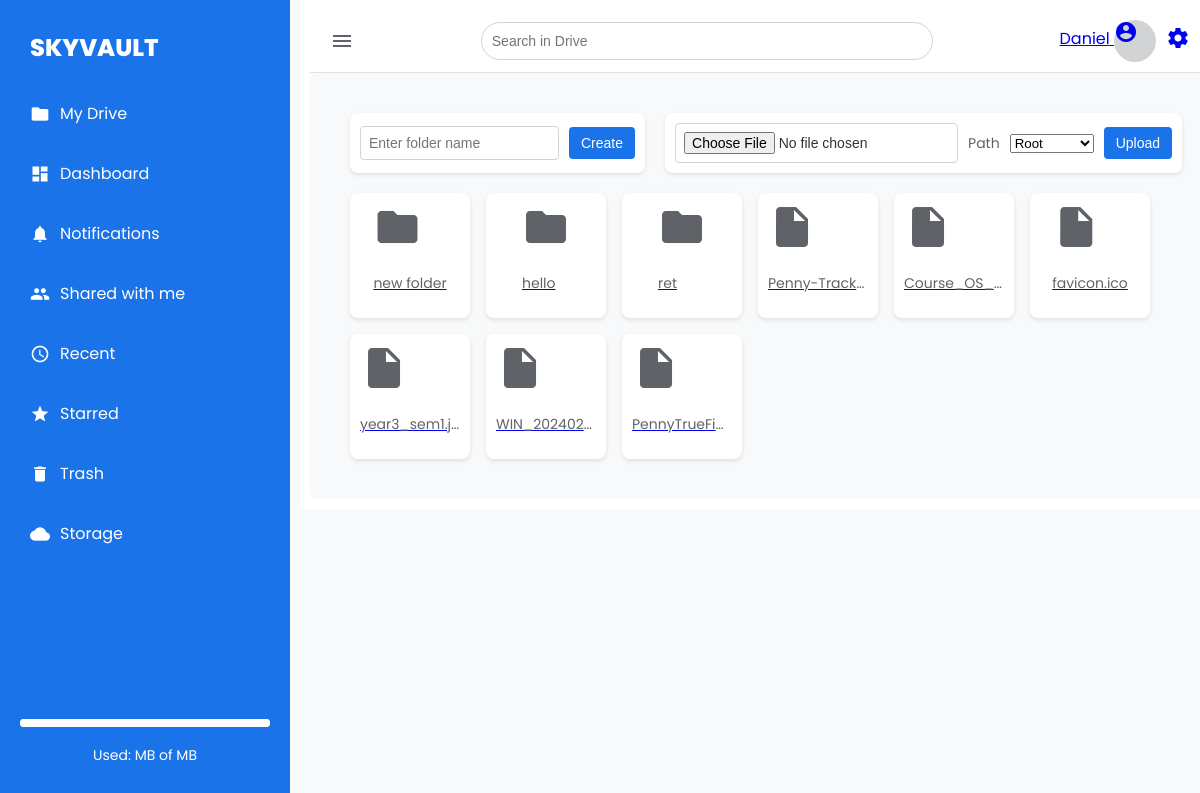
/vault/ (signed in), run on the app's committed database.
### vault/models.py (models this page shows, shortened)
class Folder(models.Model):
    user = models.ForeignKey(User, on_delete=models.CASCADE)
    name = models.CharField(max_length=255)
    trashed = models.BooleanField(default=False)
    parent_folder = models.ForeignKey('self', on_delete=models.CASCADE, blank=True, null=True, related_name='subfolders')
    created_at = models.DateTimeField(auto_now_add=True)

class File(models.Model):
    user = models.ForeignKey(User, on_delete=models.CASCADE)
    folder = models.ForeignKey(Folder, on_delete=models.CASCADE, blank=True, null=True, related_name='files')
    name = models.CharField(max_length=255)
    uploaded_file = models.FileField(upload_to='user_files/')
    size = models.PositiveIntegerField()  # Size in bytes
    trashed = models.BooleanField(default=False)
    shared_with = models.ManyToManyField(User, related_name='shared_files', blank=True)
    created_at = models.DateTimeField(auto_now_add=True)
    starred = models.BooleanField(default=False)

### vault/views.py (the view, shortened to what this page needs)
# urls.py: path("", views.vault_home, name="vault_home"),
@login_required
def vault_home(request):
    folders = Folder.objects.filter(user=request.user, parent_folder__isnull=True, trashed=False)
    files = File.objects.filter(user=request.user, folder__isnull=True, trashed=False)
    folder_form = FolderForm()
    file_form = FileUploadForm()
    return render(request, 'vault/vault.html', {
        'folders': folders,
        'files': files,
        'folder_form': folder_form,
        'file_form': file_form,
    })

### vault/forms.py
class FolderForm(forms.ModelForm):
    class Meta:
        model = Folder
        fields = ['name']

class FileUploadForm(forms.ModelForm):
    class Meta:
        model = File
        fields = ['uploaded_file']

### vault/templatetags/custom_filters.py (called while the page is built)
@register.filter
def endswith(value, arg):
    return value.lower().endswith(arg.split(','))

### templates/vault/vault.html (shortened to what this page needs)
{% extends 'base.html' %}
{% load static %}
{% load custom_filters %}
{% block content %}
<div class="drive-container">
    <div class="drive-header" data-folder-id="{{ folder.id|default_if_none:'' }}">
        <form method="post" action="{% url 'create_folder' %}" enctype="multipart/form-data">
            <input type="text" name="folder_name" id="folder_name" placeholder="Enter folder name" required>
            <button type="submit">Create</button>
        </form>
        <form method="post" action="{% url 'upload_file' %}" enctype="multipart/form-data">
            <input type="file" name="uploaded_file" id="uploaded-file" required>
            <label for="folder">Path</label>
            <select name="folder_id" id="folder">
                <option value="">Root</option>
            </select>
            <button type="submit">Upload</button>
        </form>
    </div>
    {% include "vault/_file_grid.html" with folders=folders files=files %}
</div>
{% endblock %}

### templates/base.html (shortened to what this page needs)
{% load static %}
<!DOCTYPE html>
<html lang="en">
<head>
    <link rel="stylesheet" href="{% static 'base.css' %}?=v2">
</head>
<body>
    <div class="sidebar" id="sidebar">
        <div class="logo">
            <span class="logo-text">SKYVAULT</span>
        </div>
        <ul>
            <li><a href="{% url 'vault_home' %}"><span class="material-icons">folder</span> My Drive</a></li>
            <li><a href="{% url 'dashboard' %}"><span class="material-icons">dashboard</span> Dashboard</a></li>
            <li><a href="{% url 'notification_list' %}"><span class="material-icons">notifications</span> Notifications</a></li>
            <li><a href="{% url 'shared_view' %}"><span class="material-icons">people</span> Shared with me</a></li>
            <li><a href="{% url 'recent_files' %}"><span class="material-icons">access_time</span> Recent</a></li>
            <li><a href="{% url 'starred_files' %}"><span class="material-icons">star</span> Starred</a></li>
            <li><a href="{% url 'trash_view' %}"><span class="material-icons">delete</span> Trash</a></li>
            <li><a href="{% url 'storage_info' %}"><span class="material-icons">cloud</span> Storage</a></li>
        </ul>
        <div class="storage-info">
            <progress value="{{ used_percentage }}" max="100"></progress>
            <p>Used: {{ total_storage|floatformat:2 }} MB of {{ max_storage }} MB</p>
        </div>
    </div>
    <div class="main-content">
        <div class="top-bar">
            <span class="material-icons hamburger" onclick="toggleSidebar()">menu</span>
            <input type="text" placeholder="Search in Drive" class="search-input">
            <div class="profile">
              <a href="{% url 'profile_view' %}">
                  <span>{{ user.username }}</span>
                  {% if user_profile.profile_picture %}
                      <img src="{{ user_profile.profile_picture.url }}" alt="Profile Picture" class="avatar">
                  {% else %}
                      <span class="material-icons avatar">account_circle</span>
                  {% endif %}
              </a>
              <a href="{% url 'update_profile_view' %}">
                  <span class="material-icons">settings</span>
              </a>
          </div>
        </div>
        <div class="content">
            {% block content %}{% endblock %}
        </div>
    </div>
</body>
</html>

### templates/vault/_file_grid.html
{% load custom_filters %}
<div class="file-grid">
  {% for folder in folders %}
  <div class="file-item" data-id="{{ folder.id }}" data-type="folder">
      <a href="{% url 'view_folder' folder.id %}">
          <span class="material-icons">folder</span>
          <p>{{ folder.name }}</p>
      </a>
  </div>
  {% endfor %}
  {% for file in files %}
  <div class="file-item" data-id="{{ file.id }}" data-type="file">
      <a href="{% url 'open_file' file.id %}">
          {% if file.uploaded_file.name|endswith:".jpg" or file.uploaded_file.name|endswith:".png" %}
              <img src="{{ file.uploaded_file.url }}" alt="{{ file.name }}" class="file-icon">
          {% else %}
              <span class="material-icons">insert_drive_file</span>
          {% endif %}
          <p>{{ file.name }}</p>
      </a>
  </div>
  {% endfor %}
</div>

### static/base.css (style rules this page uses)
body { font-family: 'Poppins', sans-serif; color: #333; margin: 0; display: flex; background-color: #F8F9FA; }
.sidebar { width: 250px; background-color: #1a73e8; color: #ffffff; padding: 20px; display: flex; flex-direction: column; position: fixed; top: 0; bottom: 0; transition: width 0.3s; }
.logo { display: flex; align-items: center; justify-content: left; margin: 10px; }
.logo-text { font-size: 24px; font-weight: 800; color: #ffffff; transition: font-size 0.4s; }
.sidebar ul { list-style: none; padding: 0; }
.sidebar ul li { margin-bottom: 15px; }
.sidebar ul li a { color: #ffffff; text-decoration: none; display: flex; align-items: center; font-size: 16px; padding: 10px; border-radius: 8px; transition: background-color 0.2s; }
.sidebar ul li a .material-icons { margin-right: 10px; font-size: 20px; }
.sidebar .storage-info { margin-top: auto; text-align: center; color: #ffffff; }
.sidebar .storage-info p { font-size: 14px; }
.sidebar .storage-info progress { width: 100%; height: 8px; -webkit-appearance: none; appearance: none; background-color: #ffffff; border-radius: 4px; }
.main-content { margin-left: 300px; width: calc(100% - 300px); padding: 10px; transition: margin-left 0.3s, width 0.3s; background-color: #ffffff; }
.top-bar { display: flex; justify-content: space-between; align-items: center; padding: 10px 20px; background-color: #ffffff; border-bottom: 1px solid #e0e0e0; }
.hamburger { display: none; font-size: 28px; cursor: pointer; color: #5f6368; }
.profile { display: flex; align-items: center; gap: 10px; color: #5f6368; }
.profile .avatar { width: 42px; height: 42px; border-radius: 50%; background-color: #d1d3d4; }
.search-input { border: 1px solid #d1d3d4; border-radius: 20px; padding: 10px; width: 50%; font-size: 14px; }
.content { background-color: #f8f9fa; padding: 20px; border-radius: 8px; }
.drive-container { display: flex; flex-direction: column; padding: 20px; }
.drive-header { display: flex; gap: 20px; margin-bottom: 20px; }
.drive-header form { display: flex; align-items: center; gap: 10px; background-color: #ffffff; padding: 10px; border-radius: 8px; box-shadow: 0 2px 4px rgba(0, 0, 0, 0.1); }
.drive-header label { font-size: 14px; color: #5f6368; }
.drive-header input[type="text"], .drive-header input[type="file"] { padding: 8px; font-size: 14px; border: 1px solid #d1d3d4; border-radius: 4px; }
.drive-header button { padding: 8px 12px; background-color: #1a73e8; color: white; font-size: 14px; border: none; border-radius: 4px; cursor: pointer; }
.file-grid { display: grid; grid-template-columns: repeat(auto-fit, minmax(120px, 20px)); gap: 16px; }
.file-item { display: flex; flex-direction: column; align-items: center; background-color: #ffffff; padding: 10px; border-radius: 8px; box-shadow: 0 2px 4px rgba(0, 0, 0, 0.1); transition: background-color 0.3s; cursor: pointer; }
.file-item .material-icons, .file-item .file-icon { font-size: 48px; color: #5f6368; margin-bottom: 8px; }
.file-item p { font-size: 14px; color: #5f6368; white-space: nowrap; overflow: hidden; text-overflow: ellipsis; max-width: 100px; }

### data on the page
Folder: name "new folder"
Folder: name "hello"
Folder: name "ret"
File: name "Penny-Track…"
File: name "Course_OS_…"
File: name "favicon.ico"
File: name "year3_sem1.j…"
File: name "WIN_202402…"
File: name "PennyTrueFi…"

### other printed values
{{ user.username }} "Daniel"
